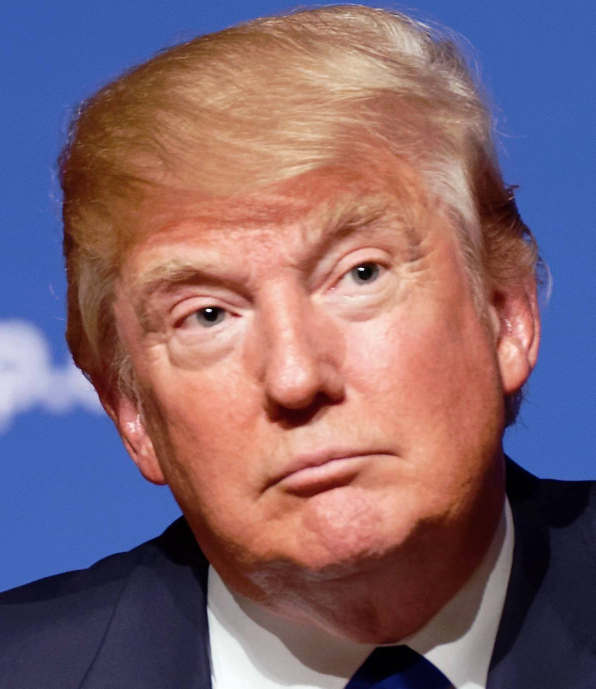
#> input picture Chapter_8/replacement_faceswap_autoencoder/trump_ref_cc.jpg, 1191 x 1377 px (shown at 1/2 size); its folder holds only this picture in this run
$ python -i data_utils.py   (imports and definitions only)
#> lines starting #> are read from the running program, lines starting #| are printed output that depends on the picture
import os
import cv2
import numpy as np
from random import shuffle
from skimage import transform
from constants import random_transform_args

from constants import face_coverage


def get_transpose_axes(n):
    if n % 2 == 0:
        y_axes = list(range(1, n - 1, 2))
        x_axes = list(range(0, n - 1, 2))
    else:
        y_axes = list(range(0, n - 1, 2))
        x_axes = list(range(1, n - 1, 2))
    return y_axes, x_axes, [n - 1]


def stack_images(images):
    images_shape = np.array(images.shape)
    new_axes = get_transpose_axes(len(images_shape))
    new_shape = [np.prod(images_shape[x]) for x in new_axes]
    return np.transpose(
        images,
        axes=np.concatenate(new_axes)
    ).reshape(new_shape)


def random_warp(image, coverage=face_coverage):
    assert image.shape == (256, 256, 3)
    range_ = np.linspace(128 - coverage // 2, 128 + coverage // 2, 5)
    mapx = np.broadcast_to(range_, (5, 5))
    mapy = mapx.T

    mapx = mapx + np.random.normal(size=(5, 5), scale=5)
    mapy = mapy + np.random.normal(size=(5, 5), scale=5)

    interp_mapx = cv2.resize(mapx, (80, 80))[8:72, 8:72].astype('float32')
    interp_mapy = cv2.resize(mapy, (80, 80))[8:72, 8:72].astype('float32')

    warped_image = cv2.remap(image, interp_mapx, interp_mapy, cv2.INTER_LINEAR)

    src_points = np.stack([mapx.ravel(), mapy.ravel()], axis=-1)
    dst_points = np.mgrid[0:65:16, 0:65:16].T.reshape(-1, 2)

    mat = transform.SimilarityTransform()
    mat.estimate(src_points, dst_points)
    target_image = cv2.warpAffine(image, mat.params[0:2], (64, 64))
    return warped_image, target_image


def random_transform(image,
                     rotation_range,
                     zoom_range,
                     shift_range,
                     random_flip):
    h, w = image.shape[0:2]
    rotation = np.random.uniform(-rotation_range, rotation_range)
    scale = np.random.uniform(1 - zoom_range, 1 + zoom_range)
    tx = np.random.uniform(-shift_range, shift_range) * w
    ty = np.random.uniform(-shift_range, shift_range) * h
    mat = cv2.getRotationMatrix2D((w // 2, h // 2), rotation, scale)
    mat[:, 2] += (tx, ty)
    result = cv2.warpAffine(
        image, mat, (w, h), borderMode=cv2.BORDER_REPLICATE)
    if np.random.random() < random_flip:
        result = result[:, ::-1]
    return result


def read_image(img_path, random_transform_args=random_transform_args):
#> called with img_path = 'trump_ref_cc.jpg'
    image = cv2.imread(img_path) / 255.0
    image = cv2.resize(image, (256, 256))
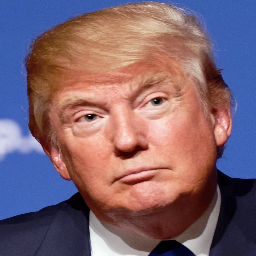
#> image: shape (256, 256, 3) float64; mean B, G, R 0.439, 0.393, 0.497
    image = random_transform(image, **random_transform_args)
#> in random_transform, `result = cv2.warpAffine( image, mat, (w, h), borderMode=cv2.BORDER_REP..`:
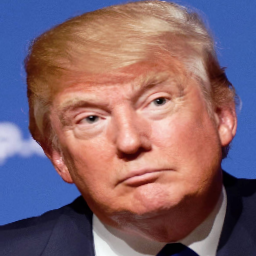
#> result: shape (256, 256, 3) float64; mean B, G, R 0.436, 0.396, 0.507
    warped_img, target_img = random_warp(image)
#> in random_warp, `warped_image = cv2.remap(image, interp_mapx, interp_mapy, cv2.INTER_LI..`:
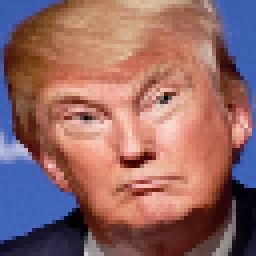
#> warped_image: shape (64, 64, 3) float64 (shown 4 times larger); mean B, G, R 0.404, 0.411, 0.576
#> in random_warp, `target_image = cv2.warpAffine(image, mat.params[0:2], (64, 64))`:
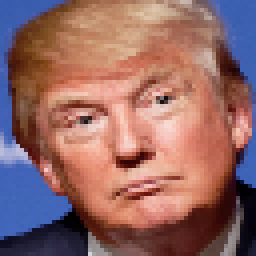
#> target_image: shape (64, 64, 3) float64 (shown 4 times larger); mean B, G, R 0.402, 0.411, 0.578

    return warped_img, target_img


def minibatch(image_list, batchsize):
    length = len(image_list)
    epoch = i = 0
    shuffle(image_list)
    while True:
        size = batchsize
        if i + size > length:
            shuffle(image_list)
            i = 0
            epoch += 1
        images = np.float32([read_image(image_list[j])
                             for j in range(i, i + size)])
        warped_img, target_img = images[:, 0, :, :, :], images[:, 1, :, :, :]
        i += size
        yield epoch, warped_img, target_img


def minibatchAB(image_list, batchsize):
    batch = minibatch(image_list, batchsize)
    for ep1, warped_img, target_img in batch:
        yield ep1, warped_img, target_img


def get_image_paths(img_dir):
    return [os.path.join(img_dir, x) for x in os.listdir(img_dir)]

>>> result = read_image('trump_ref_cc.jpg')
